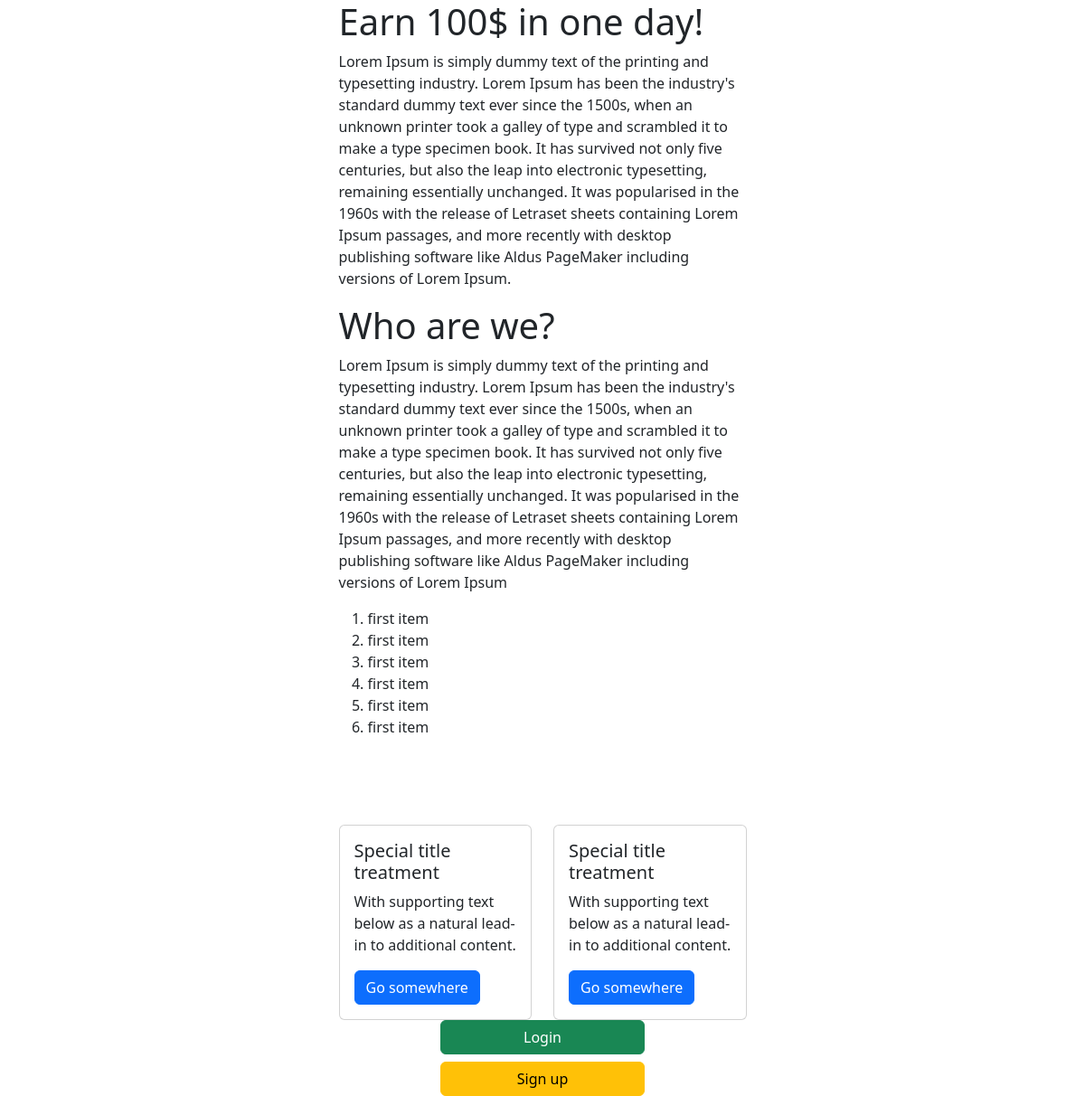
The app's page /manifest, older data.
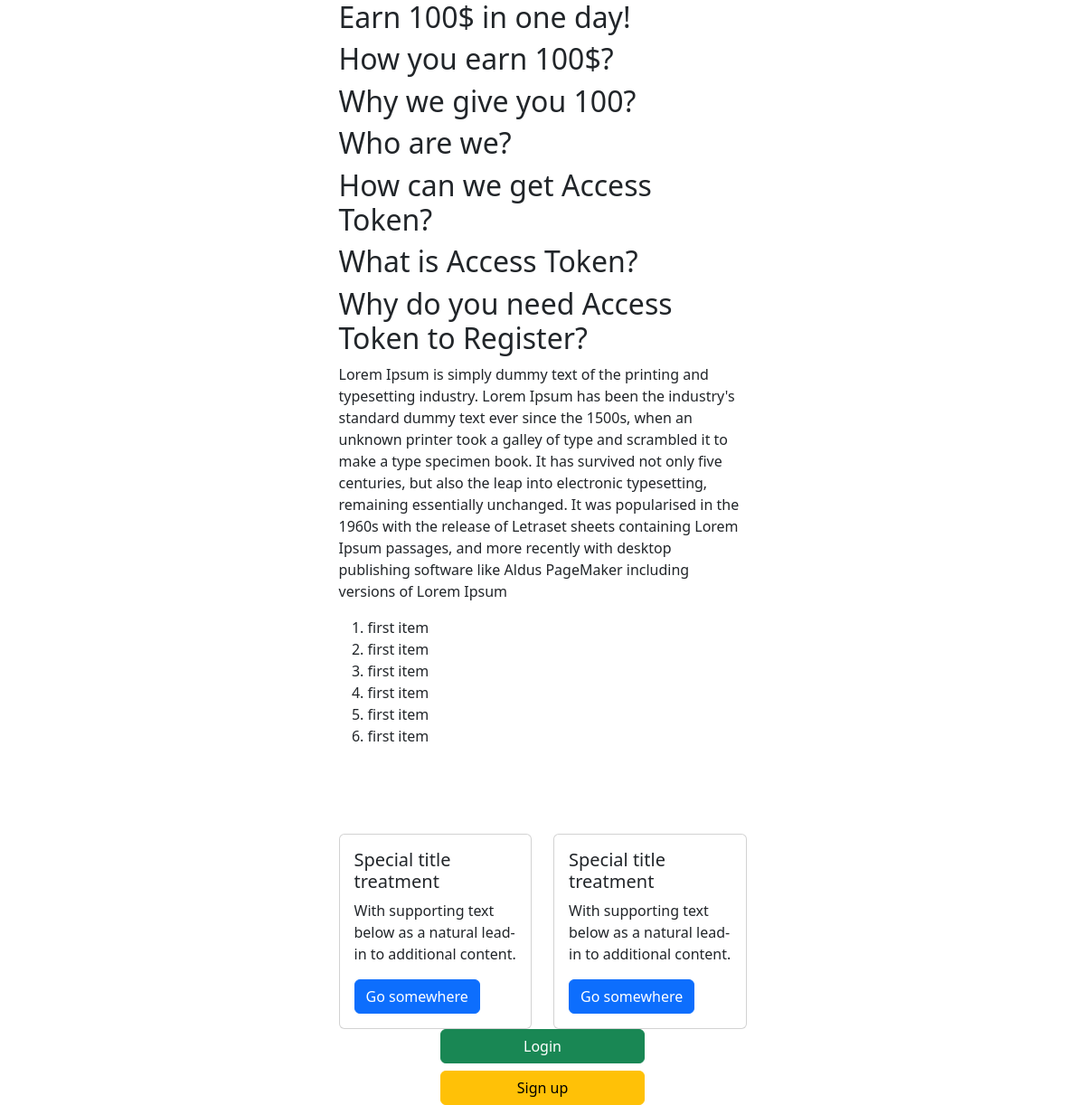
The same page, newer data.
### core/models.py (models this page shows)
class Manifest(models.Model):
    title = models.CharField(max_length=512)
    content = HTMLField()
    def __str__(self):
        return self.title

### core/views.py (the view)
# urls.py: path('manifest', manifest, name='manifest'),
def manifest(request):
    mani = Manifest.objects.all().first()
    print(mani)
    context = {
        'mani': mani
    }
    return render(request, 'manifest.html', context)

### templates/manifest.html (shortened to what this page needs)
{% load static %}
<!DOCTYPE html>
<html lang="en">
<head>
    <link rel="stylesheet" href="{% static 'css/bootstrap.css' %}">
</head>
<body>
<div class="container">
    <div class="row justify-content-md-center">
        <div class="col col-lg-2"></div>
        <div class="col-md-5">
        {{ mani.content|safe }}
            <div class="row">
                <div class="col-sm-6">
                    <div class="card">
                        <div class="card-body">
                            <h5 class="card-title">Special title treatment</h5>
                            <p class="card-text">With supporting text below as a natural lead-in to additional
                                content.</p>
                            <a href="#" class="btn btn-primary">Go somewhere</a>
                        </div>
                    </div>
                </div>
                <div class="col-sm-6">
                    <div class="card">
                        <div class="card-body">
                            <h5 class="card-title">Special title treatment</h5>
                            <p class="card-text">With supporting text below as a natural lead-in to additional
                                content.</p>
                            <a href="#" class="btn btn-primary">Go somewhere</a>
                        </div>
                    </div>
                </div>
            </div>
            {% if not request.user.is_authenticated %}
                <div class="d-grid gap-2 col-6 mx-auto">
                    <a href="{% url 'users:login' %}" class="btn btn-success" type="button">Login</a>
                    <a href="{% url 'users:signup' %}" class="btn btn-warning" type="button">Sign up</a>
                </div>
            {% endif %}
        </div>
        <div class="col col-lg-2"></div>
    </div>
</div>
</body>
</html>

Row changes from the older to the newer data that the page shows:
changed Manifest: content "Lorem Ipsum is simply dummy text of the printing and typesetting industry. Lorem Ipsum has been the industry's standard dummy text ever since the 1500s, when an unknown printer took a galley of type and scrambled it to make a type specimen book. It has survived not only five centuries, but also the leap into electronic typesetting, remaining essentially unchanged. It was popularised in the 1960s with the release of Letraset sheets containing Lorem Ipsum passages, and more recently with desktop publishing software like Aldus PageMaker including versions of Lorem Ipsum. Who are we? Lorem Ipsum is simply…" → "How you earn 100$? Why we give you 100? Who are we? How can we get Access Token? What is Access Token? Why do you need Access Token to Register? Lorem Ipsum is simply…"
